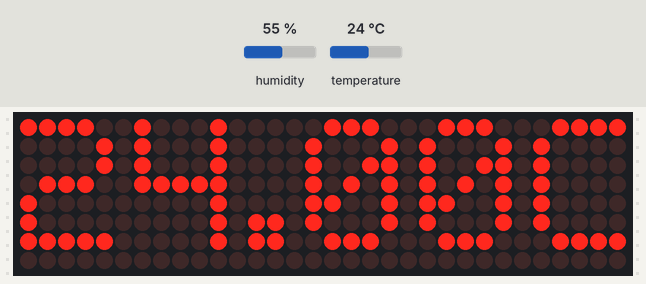
A sketch run on a simulated Arduino Uno, built with avr-gcc and run on an emulated ATmega328P. Shown: 32×8 LED matrix. The test bench sets the inputs (shaded band); at power-on: temperature 24 °C, humidity 55 %.

Above: at 3.2 s.
3.3 s: temperature set to 12 °C
At 5.0 s:
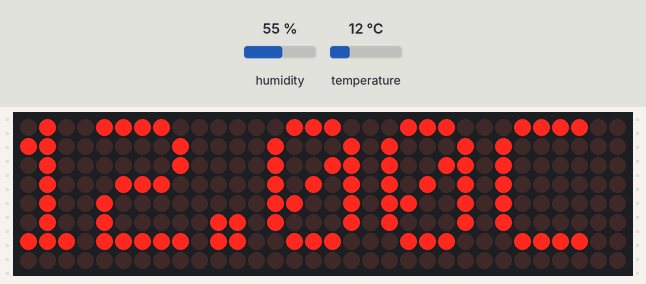
6.0 s: temperature set to 19 °C
At 6.6 s:
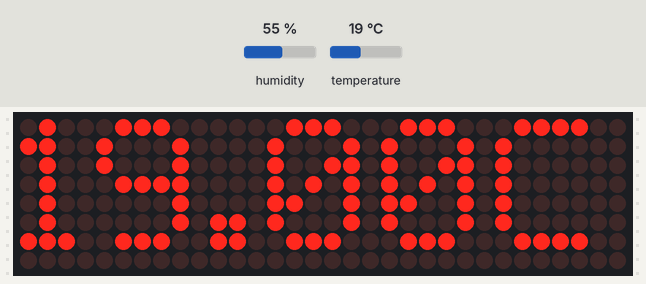
8.7 s: temperature set to 28 °C
At 10.8 s:
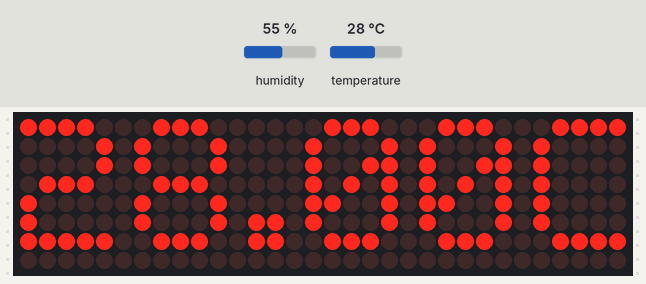
Timing chart, 0 to 12.3 s (numbered marks = the images above; inputs shaded):
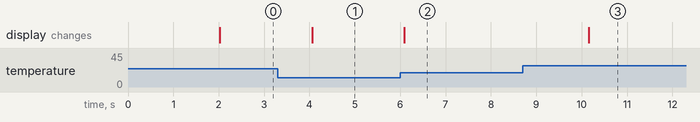

The sketch:

main.ino
```cpp
#include <DHT.h>
#include <MD_Parola.h>
#include <LiquidCrystal.h>
#include <MD_Parola.h>
#include <MD_MAX72xx.h>

const uint16_t WAIT_TIME = 1000;

#define HARDWARE_TYPE MD_MAX72XX::FC16_HW
#define MAX_DEVICES 4
#define DHT_TYPE DHT11

#define CLK_PIN   11
#define DATA_PIN  13
#define CS_PIN    12
#define DHT_PIN   7

MD_Parola display = MD_Parola(HARDWARE_TYPE, DATA_PIN, CLK_PIN, CS_PIN, MAX_DEVICES);
DHT sensor = DHT(DHT_PIN, DHT_TYPE);
String load = "0";

void setup(void) {
  display.begin();
  sensor.begin();

  delay(2000);
}

void loop(void) {
  float temp = sensor.readTemperature();

  if (isnan(temp)) {
    // display.displayClear();
    display.print("Error!");
    delay(5000);
    return;
  }

  // display.displayClear();
  display.print(String(temp) + "C");
  // display.print("C");

  delay(500);
}
```

Measured:
- after the input at 3.3 s, the display: changes after 0.76 s (image 1)
- after the input at 6.0 s, the display: changes after 0.09 s (image 2)
- after the input at 8.7 s, the display: changes after 1.5 s (image 3)
